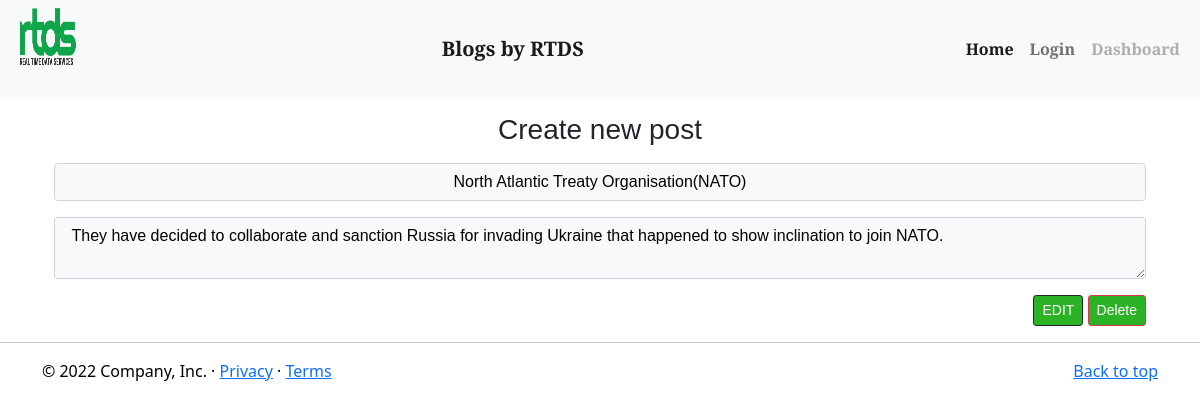
The app's page /edit.php?body=7 (signed in) with its own data.
### tables this page shows
CREATE TABLE IF NOT EXISTS `blogs` (
  `id` int(11) NOT NULL AUTO_INCREMENT,
  `user_id` int(11) NOT NULL,
  `blog_title` varchar(255) NOT NULL,
  `blog_content` text NOT NULL,
  PRIMARY KEY (`id`),
  KEY `fk_users` (`user_id`) USING BTREE
);

### edit.php (the view, shortened to what this page needs)
<?php
require('db.php');
if(isset($_SESSION['USER_LOGIN']) && $_SESSION['USER_LOGIN']!=''){
    if(isset($_GET["body"]))
    {
        $data = $_GET["body"];
        $id_query = "select blog_title ,blog_content from `blogs` where id='$data' ";
        $res = mysqli_query($con,$id_query);
        if(mysqli_num_rows($res)>0){
        $set = mysqli_fetch_assoc($res);
        $blog_title = $set['blog_title'];
        $blog = $set['blog_content'];
        }
        else{
        $error = "There is some issue";
        }
    }
    else{
        header('location:myblogs.php');
    }
}
else{
    header('location:login.php');
}
?>
<!DOCTYPE html>
<html>
  <head>
    <link rel="stylesheet" href="">
    <link href="https://cdn.jsdelivr.net/npm/bootstrap@5.1.3/dist/css/bootstrap.min.css" rel="stylesheet">
   <link rel="stylesheet" href="carousel.css">
  </head>
  <body>
  <nav class="navbar navbar-expand-md navbar-light fixed-top bg-light mb-5">
    <div class="container-fluid">
    <img class="mb-4 px-2" src="assets/img/rtdslogo.png" alt="" width="72" height="57">
      <a class="navbar-brand" href="#"><strong>Blogs by RTDS<strong></a>
      <div class="collapse navbar-collapse" id="navbarCollapse">
        <ul class="navbar-nav me-auto mb-2 mb-md-0">
          <li class="nav-item">
            <a class="nav-link active" aria-current="page" href="blog.php">Home</a>
          </li>
          <li class="nav-item">
            <a class="nav-link" href="login.php">Login</a>
          </li>
          <li class="nav-item">
            <a class="nav-link disabled">Dashboard</a>
          </li>
        </ul>
      </div>
    </div>
  </nav>
<main>
    <div class="container mt-5" >
    <form method="POST">
    <h3 class="text-center">Create new post</h3>
        <div class="container">
            <input type="text" placeholder="Enter Your Blog Name" name="name"class="form-control  bg-light text-black my-3 text-center" value="<?php echo $blog_title; ?>" required>
            <textarea  class="form-control bg-light text-black my-3" name="blog" placeholder="Write your blog"
            required> <?php echo $blog; ?></textarea>
            <div style="text-align: right;">
                <button type="submit" class="btn btn-dark btn-sm" name="save">EDIT</button>
                <button type="submit" class="btn btn-danger btn-sm ml-50" name="delete">Delete</button>
            </div>
        </div>
    </form>
    </div>
    <hr>
    <footer class="container">
    <p class="float-end"><a href="#">Back to top</a></p>
    <p>&copy; 2022 Company, Inc. &middot; <a href="#">Privacy</a> &middot; <a href="#">Terms</a></p>
  </footer>
  </body>
</html>

### edit.php (style rules this page uses)
.navbar { font-family: 'Roboto', sans-serif; font-family: 'Roboto Serif', sans-serif; }
.btn { background-color: #2CB225; }
p { color: black; font-weight: 100; }
.mt-5 { margin-top: 6rem!important; }
form { font-family: 'Roboto', sans-serif; font-family: 'Roboto Serif', sans-serif; }

### records on screen
blogs: name "North Atlantic Treaty Organisation(NATO)", blog "They have decided to collaborate and sanction Russia for invading Ukraine that happened to show inclination to join NATO."
